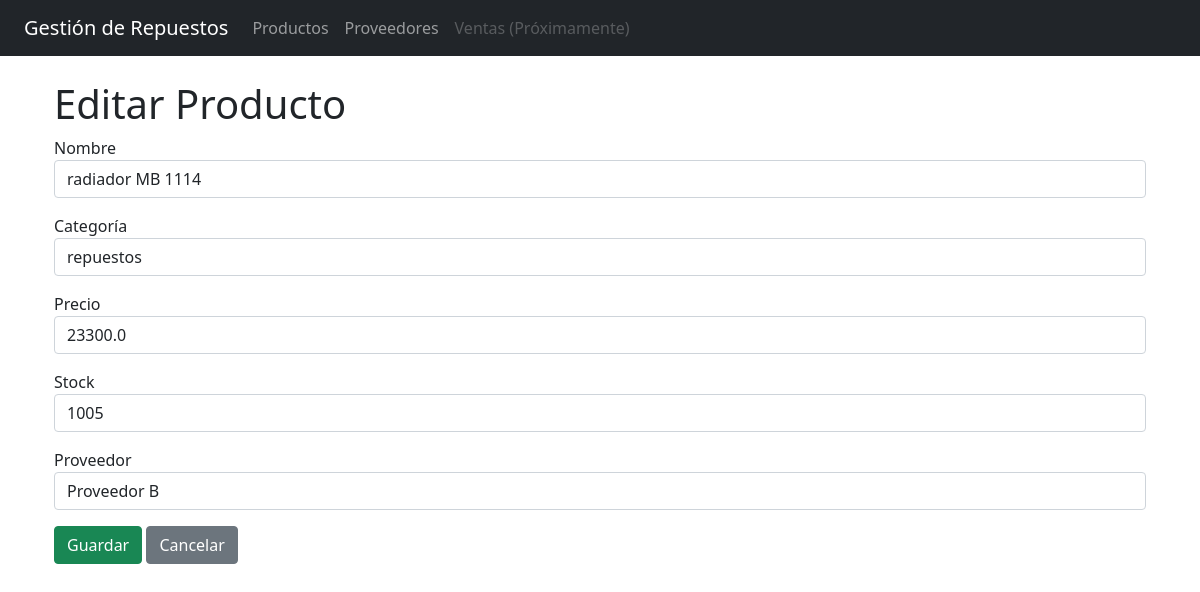
Page /productos/editar/1 on the committed database.
### app/models/__init__.py (models this page shows, shortened)
class Producto(db.Model):
    id = db.Column(db.Integer, primary_key=True)
    nombre = db.Column(db.String(100), nullable=False)
    categoria = db.Column(db.String(50))
    precio = db.Column(db.Float, nullable=False)
    stock = db.Column(db.Integer, default=0)
    proveedor_id = db.Column(db.Integer, db.ForeignKey('proveedor.id'))
    proveedor = db.relationship('Proveedor', backref=db.backref('productos', lazy=True))

### app/views/productos.py (the view, shortened to what this page needs)
@productos_bp.route('/productos/editar/<int:id>', methods=['GET', 'POST'])
def editar_producto(id):
    producto = Producto.query.get_or_404(id)
    form = ProductoForm(obj=producto)
    form.proveedor_id.choices = [(p.id, p.nombre) for p in Proveedor.query.all()]
    return render_template('productos/editar.html', form=form, producto=producto)

### app/forms.py
class ProductoForm(FlaskForm):
    nombre = StringField('Nombre', validators=[DataRequired(), Length(max=100)])
    categoria = StringField('Categoría', validators=[Length(max=50)])
    precio = StringField('Precio', validators=[DataRequired()])
    stock = StringField('Stock', validators=[DataRequired()])
    proveedor_id = SelectField('Proveedor', coerce=int)
    submit = SubmitField('Guardar')

### app/templates/productos/editar.html (shortened to what this page needs)
{% extends "base.html" %}
{% block content %}
<h1>Editar Producto</h1>
<form method="POST">
    <div class="mb-3">
        {{ form.nombre.label }}
        {{ form.nombre(class="form-control", placeholder="Ingrese el nombre del producto") }}
    </div>
    <div class="mb-3">
        {{ form.categoria.label }}
        {{ form.categoria(class="form-control", placeholder="Ingrese la categoría del producto") }}
    </div>
    <div class="mb-3">
        {{ form.precio.label }}
        {{ form.precio(class="form-control", placeholder="Ingrese el precio del producto", type="number", step="0.01") }}
    </div>
    <div class="mb-3">
        {{ form.stock.label }}
        {{ form.stock(class="form-control", placeholder="Ingrese el stock actual del producto", type="number") }}
    </div>
    <div class="mb-3">
        {{ form.proveedor_id.label }}
        {{ form.proveedor_id(class="form-control") }}
    </div>
    <button type="submit" class="btn btn-success">{{ form.submit.label }}</button>
    <a href="{{ url_for('productos.listar_productos') }}" class="btn btn-secondary">Cancelar</a>
</form>
{% endblock %}

### rows in the picture
Producto: nombre "radiador MB 1114", categoria "repuestos", precio "23300.0", stock "1005", proveedor_id "Proveedor B"
